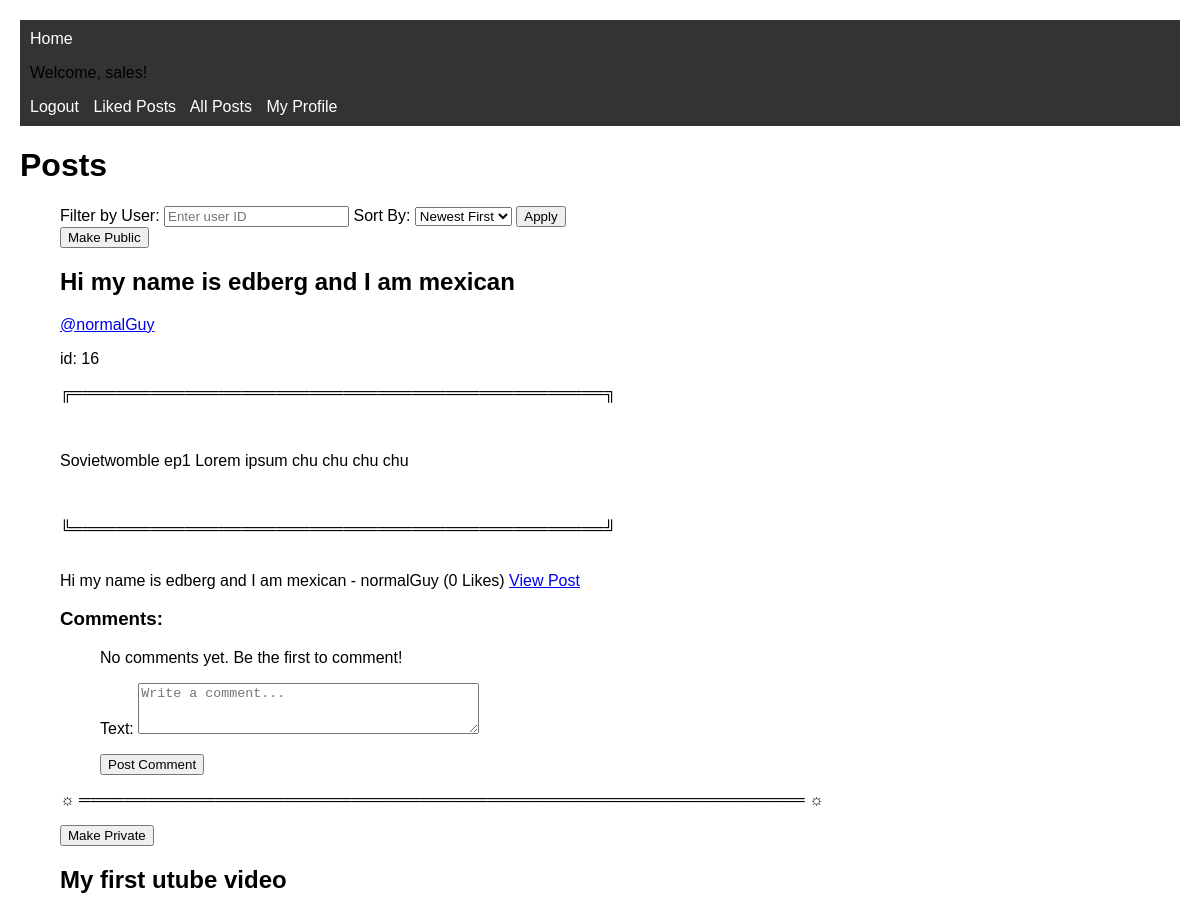
The page /posts/ (signed in, upper part) on the database as committed earlier.
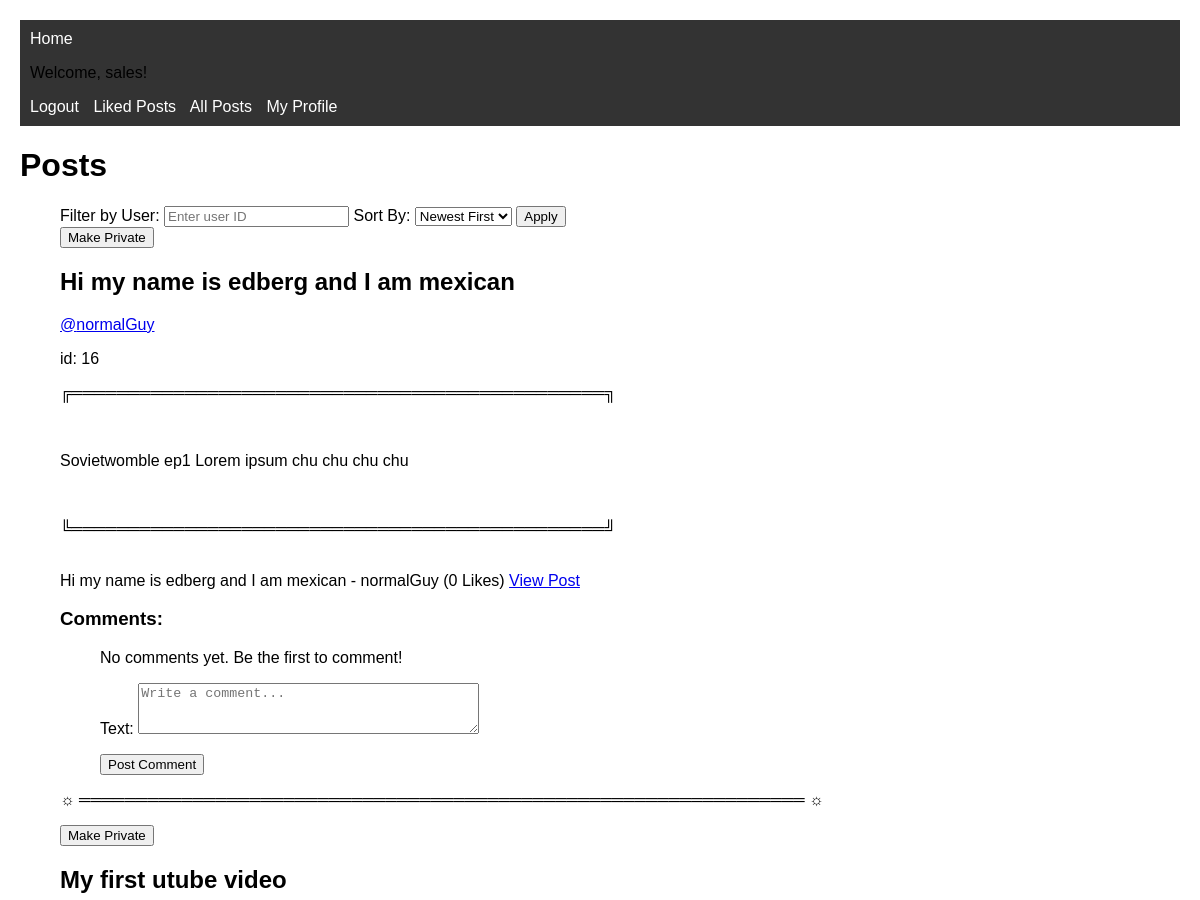
The same page on the database as committed later.
### posts/models.py (models this page shows, shortened)
class Post (models.Model):
    POST_TYPES = {
        'text': 'Text Post',
        'image': 'Image Post',
        'video': 'Video Post'
    }
    author = models.ForeignKey(User, on_delete=models.CASCADE)
    post_type = models.CharField(max_length=10, choices=POST_TYPES.items(), default='text')
    title = models.CharField(max_length=255, default='defaulttitle')  # Title field added
    content = models.TextField(blank=True, null=True)
    is_private = models.BooleanField(default=False)  # New field
    likes = models.ManyToManyField(User, related_name="liked_posts", blank=True)
    metadata = models.JSONField(default=dict, blank=True, null=True)
    created_at = models.DateTimeField(auto_now_add=True)
    def total_likes(self):
        return self.likes.count()

### posts/views.py (the view, shortened to what this page needs)
# urls.py: path('posts/', post_list, name="post-list"),
@login_required
def post_list(request):
    user = request.user
    if user.is_staff:
        posts = Post.objects.all()  # Admins see all posts
    else:
        posts = Post.objects.filter(Q(is_private=False) | Q(author=user))
    form = CommentForm()
    show_liked = request.GET.get("liked") == "true"  # Check if the user wants to filter liked posts
    if show_liked:
        posts = posts.filter(likes=user)  # Show only liked posts
    sort_by = request.GET.get('sort', '-created_at')
    posts = posts.order_by(sort_by) #to order posts
    user_id = request.GET.get('user')
    users = User.objects.all()
    if user_id:
        posts = posts.filter(author_id = user_id)
    paginator = Paginator(posts, 5) # Going to be showing 5 posts per page
    page_number = request.GET.get('page')
    posts = paginator.get_page(page_number)
    return render(request, 'index.html', {'posts': posts, 'show_liked': show_liked, 'form': form})

### posts/forms.py
class CommentForm(forms.ModelForm):
    class Meta:
        model = Comment
        fields = ['text']
        widgets = {
            'text': forms.Textarea(attrs={'rows': 3, 'placeholder': 'Write a comment...'}),
        }

### posts/templates/index.html (shortened to what this page needs)
{% extends "base.html" %}
{% block content %}
    <h1>Posts</h1>
        <ul id="post-list">
            <form method="GET" action="">
                <label for="user">Filter by User:</label>
                <input type="text" name="user" id="user" placeholder="Enter user ID" value="{{ request.GET.user }}">
                <label for="sort">Sort By:</label>
                <select name="sort" id="sort">
                    <option value="-created_at" {% if request.GET.sort == "-created_at" %}selected{% endif %}>Newest First</option>
                </select>
                <button type="submit">Apply</button>
            </form>
            {% for post in posts %}
                {% if post.author == request.user or request.user.is_staff %}
                    <form action="{% url 'toggle_privacy' post.id %}" method="POST">
                        <button type="submit">
                            {% if post.is_private %} Make Public {% else %} Make Private {% endif %}
                        </button>
                    </form>
                {% endif %}
                <div class="post-header">
                    <h2>{{ post.title }}</h2>
                    <a href="{% url 'user_profile' post.author.id %}">@{{ post.author.username }}</a>
                    <p>id: {{ post.author.id }}</p>
                </div>
                <p>╔═══════════════════════════════════════════════╗</p>
                <br>
                <p>{{ post.content }}</p>
                <br>
                <p>╚═══════════════════════════════════════════════╝</p>
                <br>
                {{ post.title }} - {{ post.author }} ({{ post.total_likes }} Likes)
                <a href="{% url 'post_detail' post.id %}">View Post</a>
                <h3>Comments:</h3>
                <ul>
                    {% for comment in post.comments.all %}
                        <div class="comment">
                            <p><strong>{{ comment.author.username }}</strong>: {{ comment.text }}</p>
                            <small>{{ comment.created_at }}</small>
                        </div>
                        {% empty %}
                        <p>No comments yet. Be the first to comment!</p>
                    {% endfor %}
                    {% if user.is_authenticated %}
                    <form method="POST">
                        {{ form.as_p }}
                        <button type="submit">Post Comment</button>
                    </form>
                    {% else %}
                        <p><a href="{% url 'login' %}">Log in</a> to post a comment.</p>
                    {% endif %}
                </ul>
                <p>☼ ════════════════════════════════════════════════════════════════ ☼  </p>
            {% empty %}
                <p>No posts available.</p>
            {% endfor %}
        </ul>
{% endblock %}

Rows that differ between the two databases and show on the page:
changed Post "Hi my name is edberg and I am mexican": is_private "Make Public" → "Make Private"
